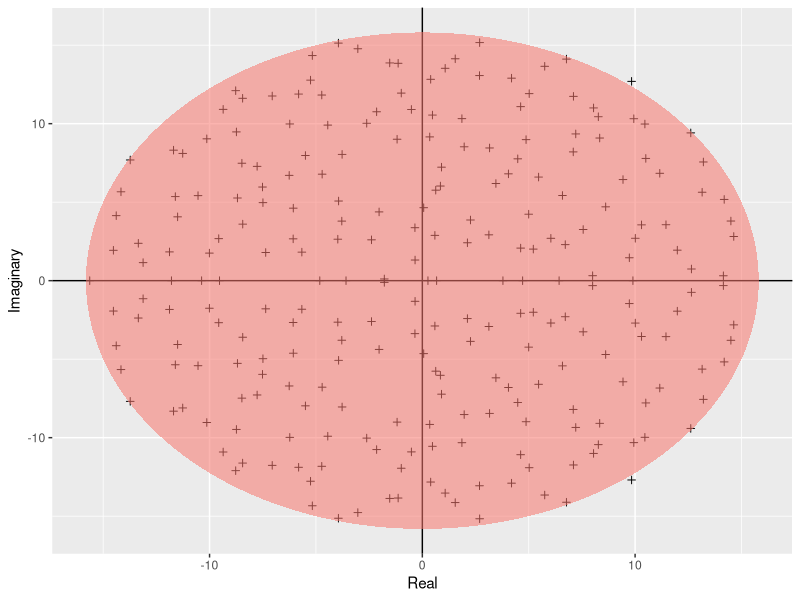
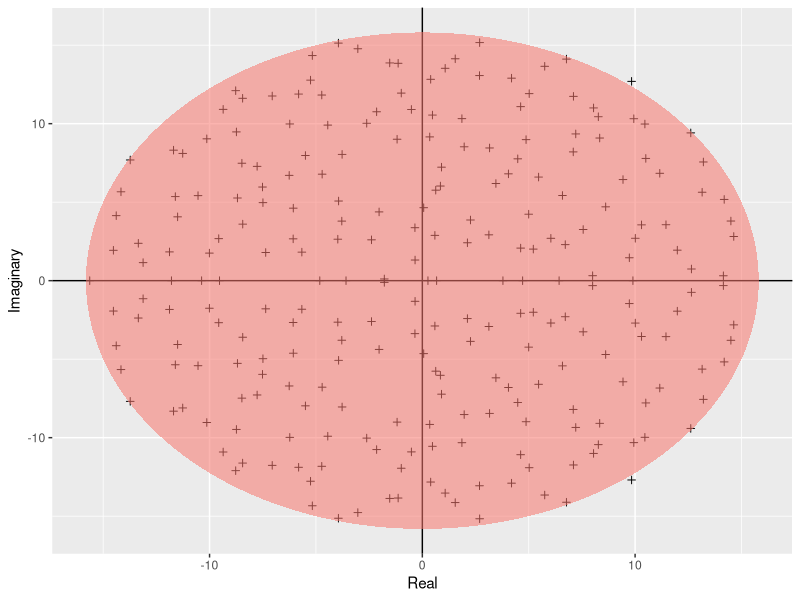

R code for these plots, in order:
# Author: Mikael Minten
# Date: October 2025
# Script: girko.R
# Description: A script to plott the Girko’s law simulation, including saving the result figure as a file called Girko.pdf in the results directory.

if (!require(tidyverse)) {
    stop("Error: tidyverse package not installed. Please install with: install.packages('tidyverse')")
}
library(tidyverse)

build_ellipse <- function(hradius, vradius){ # function that returns an ellipse
  npoints = 250
  a <- seq(0, 2 * pi, length = npoints + 1)
  x <- hradius * cos(a)
  y <- vradius * sin(a)  
  return(data.frame(x = x, y = y))
}


N <- 250 # Assign size of the matrix

M <- matrix(rnorm(N * N), N, N) # Build the matrix

eigvals <- eigen(M)$values # Find the eigenvalues

eigDF <- data.frame("Real" = Re(eigvals), "Imaginary" = Im(eigvals)) # Build a dataframe

my_radius <- sqrt(N) # The radius of the circle is sqrt(N)

ellDF <- build_ellipse(my_radius, my_radius) # Dataframe to plot the ellipse

names(ellDF) <- c("Real", "Imaginary") # rename the columns

# plot the eigenvalues
p <- ggplot(eigDF, aes(x = Real, y = Imaginary))
p <- p +
  geom_point(shape = I(3)) +
  theme(legend.position = "none")

# now add the vertical and horizontal line
p <- p + geom_hline(aes(yintercept = 0))
p <- p + geom_vline(aes(xintercept = 0))

# finally, add the ellipse
p <- p + geom_polygon(data = ellDF, aes(x = Real, y = Imaginary, alpha = 1/20, fill = "red"))
p

ggsave("../results/girko.pdf", plot = p, width = 5,height = 5)